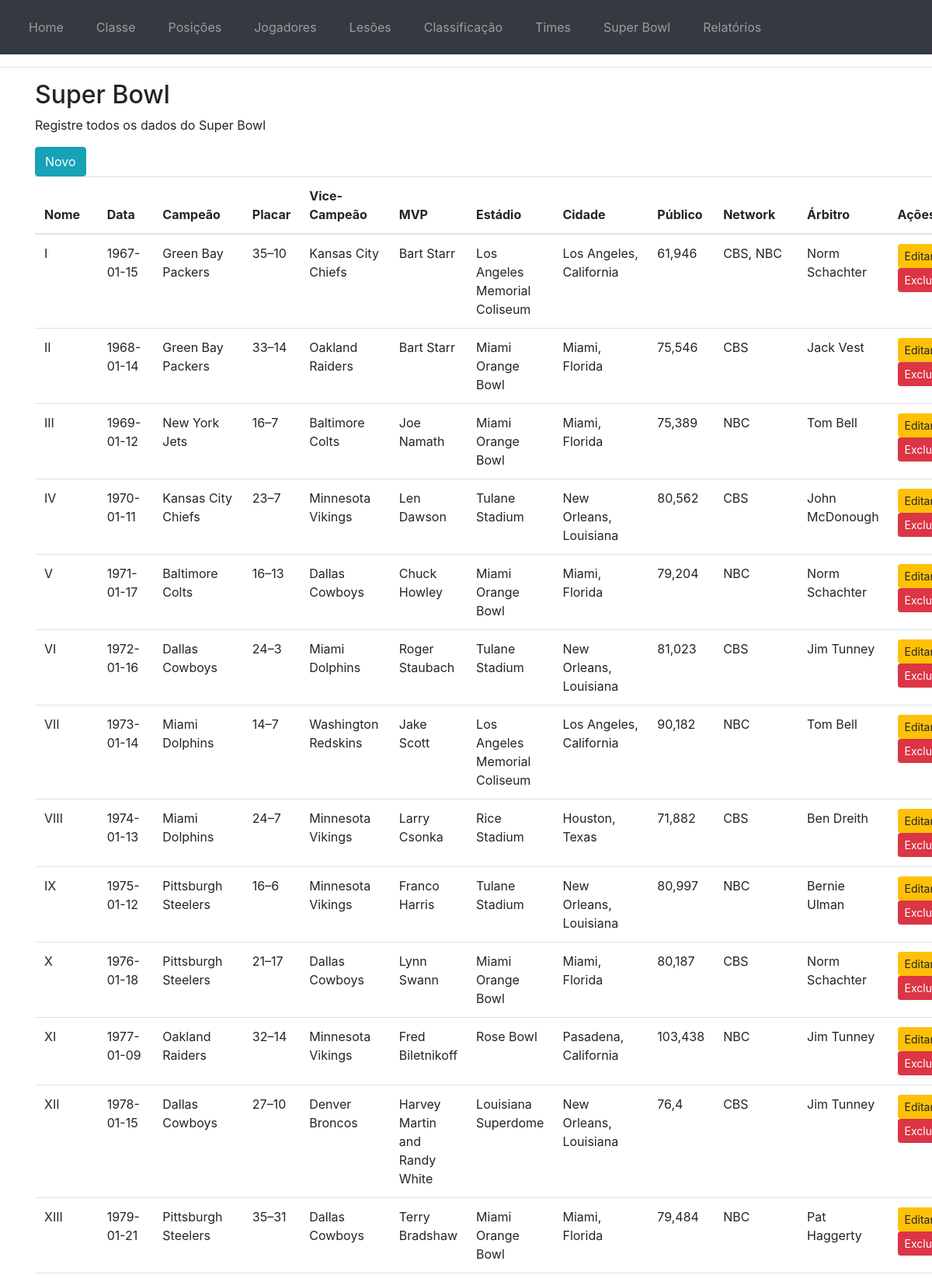
Page /sb/sb.php (signed in, upper part) on the committed database.
### tables this page shows
CREATE TABLE `sb` (
  `id` int(100) NOT NULL,
  `nome` varchar(100) NOT NULL,
  `data` date NOT NULL,
  `campeao` varchar(100) NOT NULL,
  `placar` varchar(100) NOT NULL,
  `vice-campeao` varchar(100) NOT NULL,
  `mvp` varchar(100) NOT NULL,
  `estadio` varchar(100) NOT NULL,
  `cidade` varchar(100) NOT NULL,
  `publico` varchar(100) NOT NULL,
  `network` varchar(100) NOT NULL,
  `juiz` varchar(100) NOT NULL
);

### sb/lista_sb.php (the view)
<div class="container print">
    <h2>Super Bowl</h2>
    <p>Registre todos os dados do Super Bowl</p>
    <a class="btn btn-info" href="sb.php?acao=novo">Novo</a>
    <?php if (count($registros)==0): ?>
    <p>Sem registros encontrados</p>
    <?php else: ?>
    <table class="table table-hover table-stripped">
        <thead>
            <th>Nome</th>
            <th>Data</th>
            <th>Campeão</th>
            <th>Placar</th>
            <th>Vice-Campeão</th>
            <th>MVP</th>
            <th>Estádio</th>
            <th>Cidade</th>
            <th>Público</th>
            <th>Network</th>
            <th>Árbitro</th>
            <th>Ações</th>
        </thead>
        <tbody>
            <?php foreach ($registros as $linha): ?>
            <tr>
                <td><?= $linha['nome']; ?></td>
                <td><?= $linha['data']; ?></td>
                <td><?= $linha['campeao']; ?></td>
                <td><?= $linha['placar']; ?></td>
                <td><?= $linha['vice-campeao']; ?></td>
                <td><?= $linha['mvp']; ?></td>
                <td><?php echo $linha['estadio']; ?></td>
                <td><?php echo $linha['cidade']; ?></td>
                <td><?php echo $linha['publico']; ?></td>
                <td><?php echo $linha['network']; ?></td>
                <td><?php echo $linha['juiz']; ?></td>
                <td>
                    <a class="btn btn-warning btn-sm" href="sb.php?acao=buscar&id=<?php echo $linha['id']; ?>">Editar</a>
                    <a class="btn btn-danger btn-sm" href="sb.php?acao=excluir&id=<?php echo $linha['id']; ?>">Excluir</a>
                </td>
            </tr>
            <?php endforeach; ?>
        </tbody>
    </table>
    <?php endif; ?>
</div>

### rows in the picture
sb: nome "I", data "1967-01-15", campeao "Green Bay Packers", placar "35–10", value "Kansas City Chiefs", mvp "Bart Starr", estadio "Los Angeles Memorial Coliseum", cidade "Los Angeles, California", publico "61,946", network "CBS, NBC", juiz "Norm Schachter"
sb: nome "II", data "1968-01-14", campeao "Green Bay Packers", placar "33–14", value "Oakland Raiders", mvp "Bart Starr", estadio "Miami Orange Bowl", cidade "Miami, Florida", publico "75,546", network "CBS", juiz "Jack Vest"
sb: nome "III", data "1969-01-12", campeao "New York Jets", placar "16–7", value "Baltimore Colts", mvp "Joe Namath", estadio "Miami Orange Bowl", cidade "Miami, Florida", publico "75,389", network "NBC", juiz "Tom Bell"
sb: nome "IV", data "1970-01-11", campeao "Kansas City Chiefs", placar "23–7", value "Minnesota Vikings", mvp "Len Dawson", estadio "Tulane Stadium", cidade "New Orleans, Louisiana", publico "80,562", network "CBS", juiz "John McDonough"
sb: nome "V", data "1971-01-17", campeao "Baltimore Colts", placar "16–13", value "Dallas Cowboys", mvp "Chuck Howley", estadio "Miami Orange Bowl", cidade "Miami, Florida", publico "79,204", network "NBC", juiz "Norm Schachter"
sb: nome "VI", data "1972-01-16", campeao "Dallas Cowboys", placar "24–3", value "Miami Dolphins", mvp "Roger Staubach", estadio "Tulane Stadium", cidade "New Orleans, Louisiana", publico "81,023", network "CBS", juiz "Jim Tunney"
sb: nome "VII", data "1973-01-14", campeao "Miami Dolphins", placar "14–7", value "Washington Redskins", mvp "Jake Scott", estadio "Los Angeles Memorial Coliseum", cidade "Los Angeles, California", publico "90,182", network "NBC", juiz "Tom Bell"
sb: nome "VIII", data "1974-01-13", campeao "Miami Dolphins", placar "24–7", value "Minnesota Vikings", mvp "Larry Csonka", estadio "Rice Stadium", cidade "Houston, Texas", publico "71,882", network "CBS", juiz "Ben Dreith"
sb: nome "IX", data "1975-01-12", campeao "Pittsburgh Steelers", placar "16–6", value "Minnesota Vikings", mvp "Franco Harris", estadio "Tulane Stadium", cidade "New Orleans, Louisiana", publico "80,997", network "NBC", juiz "Bernie Ulman"
sb: nome "X", data "1976-01-18", campeao "Pittsburgh Steelers", placar "21–17", value "Dallas Cowboys", mvp "Lynn Swann", estadio "Miami Orange Bowl", cidade "Miami, Florida", publico "80,187", network "CBS", juiz "Norm Schachter"
sb: nome "XI", data "1977-01-09", campeao "Oakland Raiders", placar "32–14", value "Minnesota Vikings", mvp "Fred Biletnikoff", estadio "Rose Bowl", cidade "Pasadena, California", publico "103,438", network "NBC", juiz "Jim Tunney"
sb: nome "XII", data "1978-01-15", campeao "Dallas Cowboys", placar "27–10", value "Denver Broncos", mvp "Harvey Martin and Randy White", estadio "Louisiana Superdome", cidade "New Orleans, Louisiana", publico "76,4", network "CBS", juiz "Jim Tunney"
sb: nome "XIII", data "1979-01-21", campeao "Pittsburgh Steelers", placar "35–31", value "Dallas Cowboys", mvp "Terry Bradshaw", estadio "Miami Orange Bowl", cidade "Miami, Florida", publico "79,484", network "NBC", juiz "Pat Haggerty"
